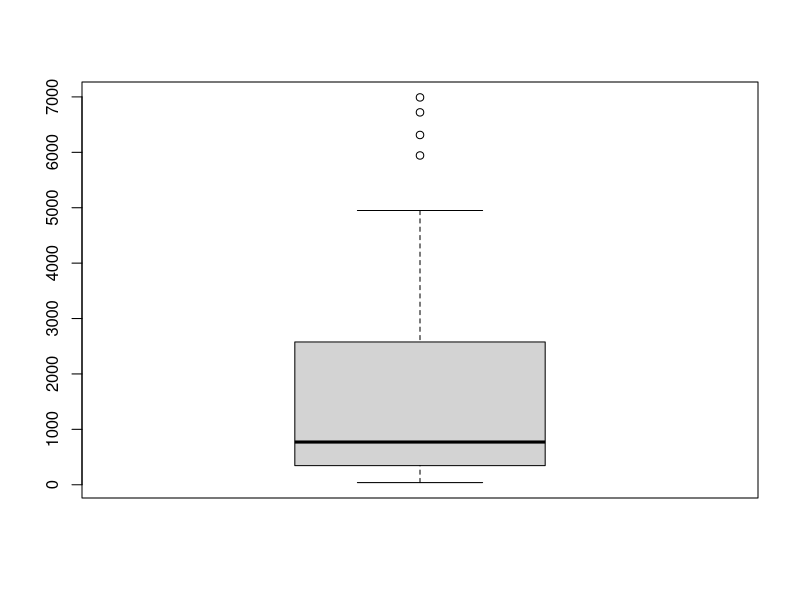
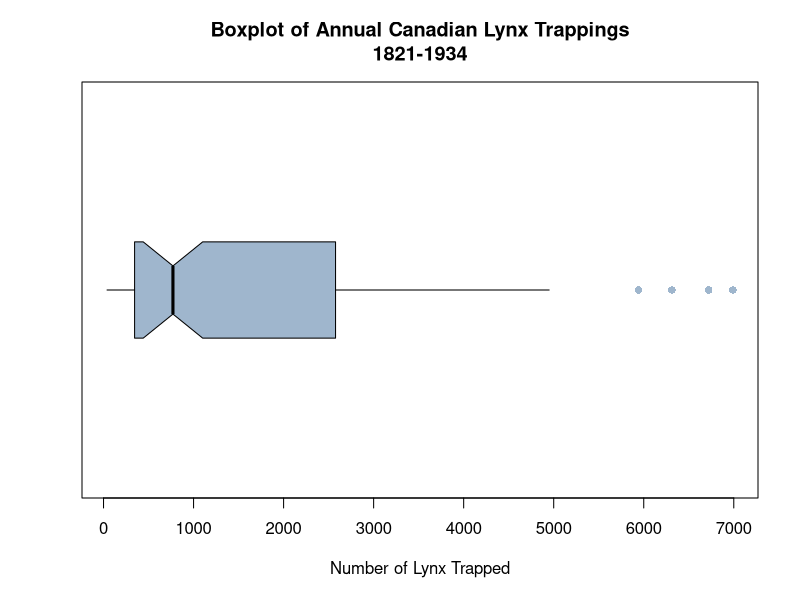

Write the R code that produced these figures, in order.
#!/usr/bin/env Rscript
# Sample: sample_2_5.R
# LOAD DATA SET
# Load datasets package.
require("datasets")
# Annual Canadian Lynx trappings 1821-1934.
data(lynx)
# BOXPLOT WITH DEFAULTS
boxplot(lynx)
# BOXPLOT WITH OPTIONS
boxplot(lynx,
  horizontal = TRUE, # Draw boxplot horizontally.
  las = 1, # Make all labels horizontal.
  notch = TRUE, # Notches for CI for median.
  col = "slategray3", # Color for the central box.
  boxwex = 0.5, # Width of box as proportion of original.
  whisklty = 1, # Whisker line type; 1 = solid line
  staplelty = 0, # Staple (line at end) type; 0 = none
  outpch = 16, # Symbols for outliers; 16 = filled circle
  outcol = "slategray3", # Color for outliers.
  main = "Boxplot of Annual Canadian Lynx Trappings\n1821-1934",
  xlab = "Number of Lynx Trapped"
) # Label the x-axis.
# CLEAN UP
# Unloads data sets package.
detach("package:datasets", unload = TRUE)
# Removes all objects from workspace.
rm(list = ls())
